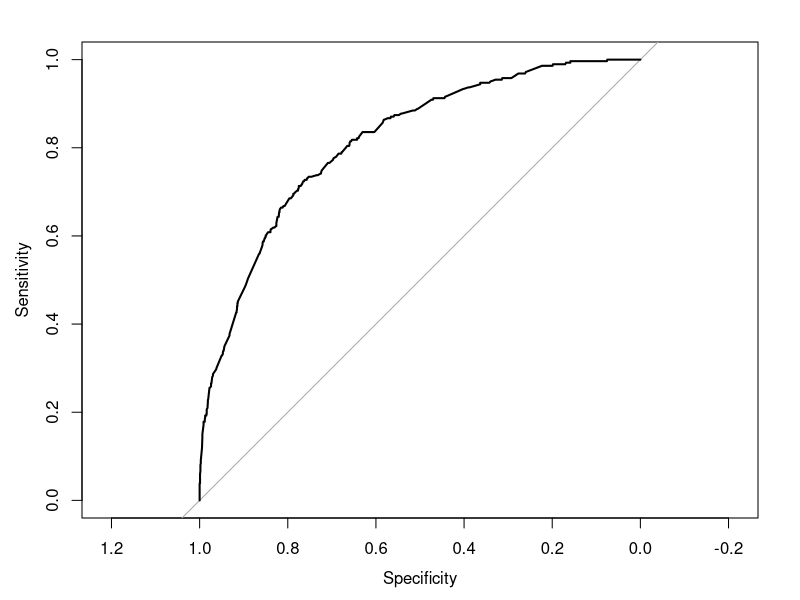
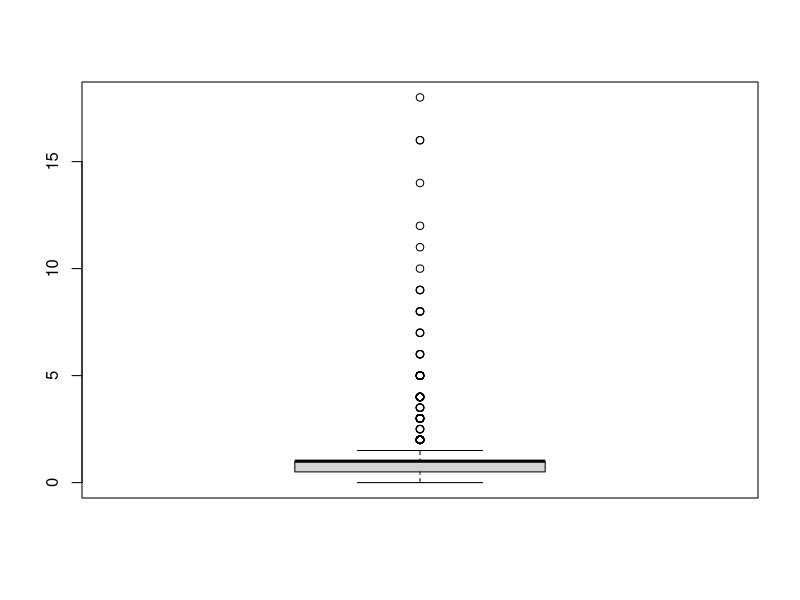
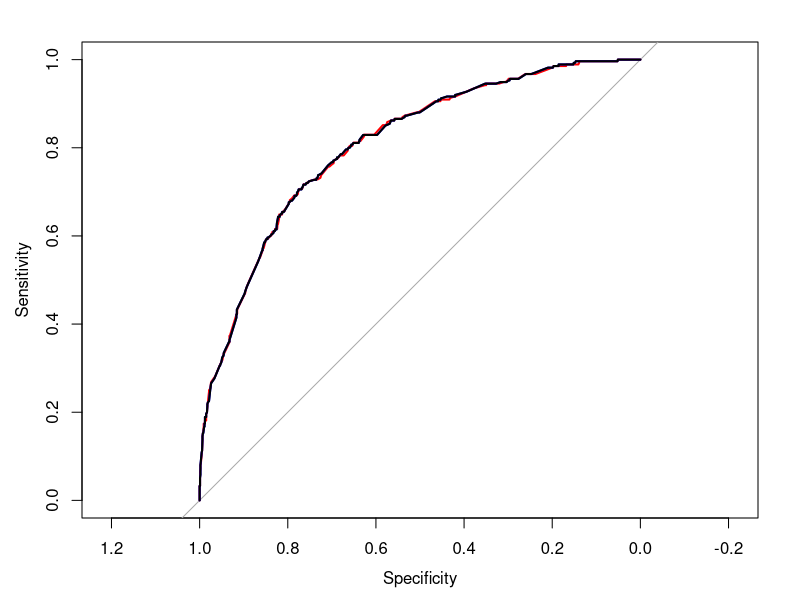
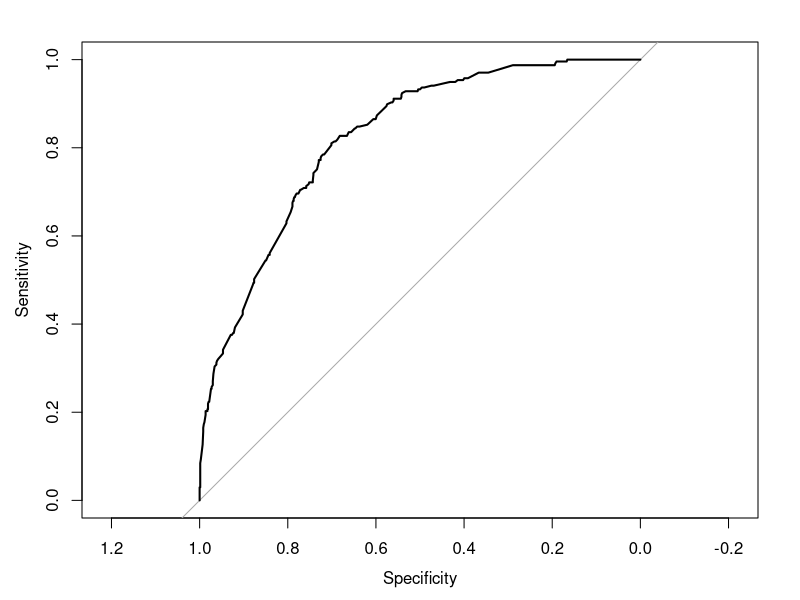
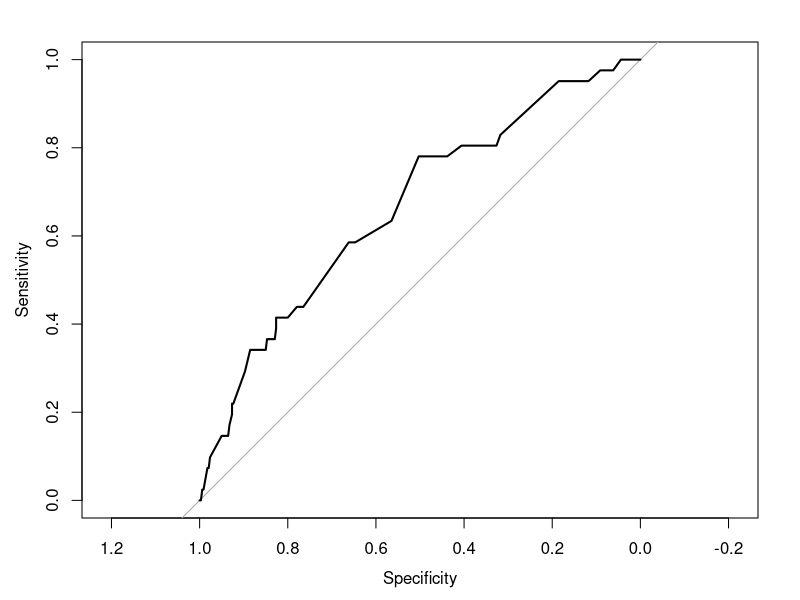
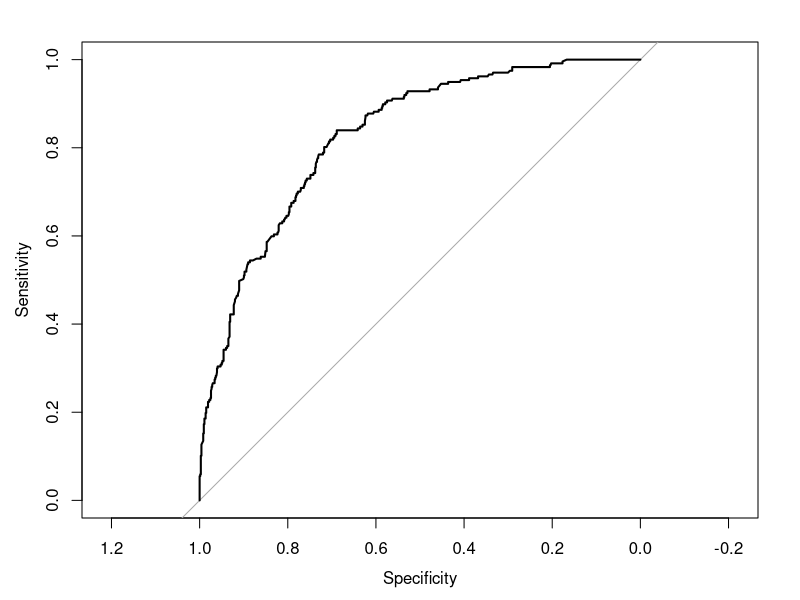

The R script that drew these images, in order:
getwd()
leave = read.csv("Leave_Report2.csv")
mm = duplicated(leave)
table(mm)
leave = leave[!duplicated(leave),]
str(leave)
table(leave$Status)
leave = subset(leave, leave$Status != "Pending")
leave$Status = as.factor(as.character(leave$Status))
str(leave)
prop.table(table(leave$Leave_Type, leave$Status), margin = 1)*100
prop.table(table(leave$Reason_for_leave, leave$Status), margin = 1)*100

#glm model

table(leave$Designation, leave$Status)
leave$Designation = as.factor(as.character(leave$Designation))
str(leave)
model_glm = glm(Status~Designation+Department+Location+Reason_for_leave+No_of_Leaves+Leave_Type,
                data = leave, family = "binomial")
summary(model_glm)
predi = predict(model_glm, type = "response")
predi[1:100]
table(leave$Status, predi > 0.34)
(951+172)/nrow(leave)
library(pROC)
auc = roc(leave$Status, predi)
plot(auc)
print(auc)

#new glm model using selective dataset
str(leave)
leave2 = leave[,c(5:8,12:14)]
str(leave2)
table(leave2$Designation, leave2$Status)
leave3 = subset(leave2, leave2$Designation == "AVP" 
                |leave2$Designation =="Forex Intern"
                |leave2$Designation =="Forex Trader"
                |leave2$Designation =="Intern"
                |leave2$Designation =="Manager BPM"
                |leave2$Designation =="Product Development Intern"
                |leave2$Designation =="Sr Specialist BPM"
                |leave2$Designation =="Trainee Dealer")
leave3$Designation = as.factor(as.character(leave3$Designation))
str(leave3)

table(leave3$Department, leave3$Status)
leave4 = subset(leave3, leave3$Department == "Business Process Management"
                | leave3$Department == "Finance"
                | leave3$Department == "Not Available"
                | leave3$Department == "null"
                | leave3$Department == "Tech Infra")
leave4$Department = as.factor(as.character(leave4$Department))
str(leave4)

table(leave4$Location, leave4$Status)
table(leave4$Reason_for_leave, leave4$Status)
table(leave4$No_of_Leaves, leave4$Status)
boxplot(leave4$No_of_Leaves)
model_glm2 = glm(Status~.,data = leave4, family = "binomial")
summary(model_glm2)
predii = predict(model_glm2, type = "response")
predii[1:100]
table(leave4$Status, predii>0.34)
(932+152)/(nrow(leave4))
aucc = roc(leave4$Status, predii)
plot(aucc, col = "red")
print(aucc)


# leave 5,
table(leave4$No_of_Leaves, leave4$Status)
leave5 = subset(leave4, leave4$No_of_Leaves < 16)
table(leave5$No_of_Leaves, leave5$Status)
leave5$No_of_Leaves = ifelse(leave5$No_of_Leaves > 10,11,leave5$No_of_Leaves)
model_glm3 = glm(Status~.,data = leave5, family = "binomial")
summary(model_glm3)
prediii = predict(model_glm3, type = "response")
predii[1:100]
table(leave5$Status, prediii>0.35)
(935+149)/(nrow(leave5))
auccc = roc(leave5$Status, prediii)
plot(auccc, add = TRUE, col = "blue")
print(auccc)

library(caret)
leave6 = leave5
fitcontrol = trainControl(method = "cv", number = 5)
model_glm_caret = train(Status~., data = leave6, method = "glm", trControl = fitcontrol)
summary(model_glm_caret)
pred_caret = predict(model_glm_caret, type = "prob")
table(leave6$Status, pred_caret[,2] > 0.34)
auc_caret = roc(leave6$Status, pred_caret[,2])
plot(auc_caret, add = TRUE, col = "black")
print(auc_caret)

# city wise
str(leave)
chandigarh = subset(leave, leave$Location == "Chandigarh")
ahmedabad = subset(leave, leave$Location == "Ahmedabad")
mumbai = subset(leave, leave$Location == "Mumbai")

chandigarh$Designation  = as.factor(as.character(chandigarh$Designation))
ahmedabad$Designation = as.factor(as.character(ahmedabad$Designation))
mumbai$Designation = as.factor(as.character(mumbai$Designation))
levels(chandigarh$Designation)
levels(ahmedabad$Designation)
levels(mumbai$Designation)

chandigarh$Department = as.factor(as.character(chandigarh$Department))
ahmedabad$Department = as.factor(as.character(ahmedabad$Department))
mumbai$Department = as.factor(as.character(mumbai$Department))
levels(chandigarh$Department)
levels(ahmedabad$Department)
levels(mumbai$Department)

chandigarh$Leave_Type = as.factor(as.character(chandigarh$Leave_Type))
ahmedabad$Leave_Type = as.factor(as.character(ahmedabad$Leave_Type))
mumbai$Leave_Type = as.factor(as.character(mumbai$Leave_Type))
levels(chandigarh$Leave_Type)
levels(ahmedabad$Leave_Type)
levels(mumbai$Leave_Type)

str(mumbai)
mumbai2 = mumbai[,c(5,6,8,12:14)]
str(mumbai2)
mumbai2$Reason_for_leave = as.factor(as.character(mumbai2$Reason_for_leave))
table(mumbai2$No_of_Leaves)
mumbai_glm = glm(Status~., data = mumbai2, family = "binomial")
pred_mumbai = predict(mumbai_glm, type = "response")
table(mumbai2$Status, pred_mumbai>0.39)
(591+149)/(nrow(mumbai2))
library(pROC)
auc_mumbai = roc(mumbai2$Status, pred_mumbai)
plot(auc_mumbai)
print(auc_mumbai)
591/(591+145)
149/(149+88)

str(ahmedabad)
ahmedabad2 = ahmedabad[,c(5,6,8,12:14)]
str(ahmedabad2)
table(ahmedabad2$Status)
table(ahmedabad2$Designation, ahmedabad2$Status)
table(ahmedabad2$Department, ahmedabad2$Status)
table(ahmedabad2$Reason_for_leave, ahmedabad2$Status)
ahmedabad2$Reason_for_leave = as.factor(as.character(ahmedabad2$Reason_for_leave))
table(ahmedabad2$No_of_Leaves)
ahmedabad_glm = glm(Status~., data = ahmedabad2, family = "binomial")
pred_ahmedabad = predict(ahmedabad_glm, type = "response")
table(ahmedabad2$Status, pred_ahmedabad>0.3)
(334+3)/(nrow(ahmedabad2))
library(pROC)
auc_ahmedabad = roc(ahmedabad2$Status, pred_ahmedabad)
plot(auc_ahmedabad)
print(auc_ahmedabad)

str(chandigarh)
chandigarh2 = chandigarh[,c(5,6,8,12:14)]
mnn = duplicated(chandigarh2)
table(mnn)


# mumbai feature engineering
str(mumbai)
mumbai$Job_Code = as.factor(as.character(mumbai$Job_Code))
table(mumbai$Job_Code, mumbai$Status)
str(mumbai2)
View(mumbai)
library(data.table)
mumbai = data.table(mumbai)
mumbai[,all_applications := .N, by = Leave_Start_Date]
str(mumbai)
View(mumbai)
#
mumbai2 = mumbai[,c(5,6,8,12:15)]
mumbai2$Reason_for_leave = as.factor(as.character(mumbai2$Reason_for_leave))
table(mumbai2$No_of_Leaves)
mumbai_glm = glm(Status~., data = mumbai2, family = "binomial")
pred_mumbai = predict(mumbai_glm, type = "response")
table(mumbai2$Status, pred_mumbai>0.4)
(591+149)/(nrow(mumbai2))
library(pROC)
auc_mumbai = roc(mumbai2$Status, pred_mumbai)
plot(auc_mumbai)
print(auc_mumbai)
